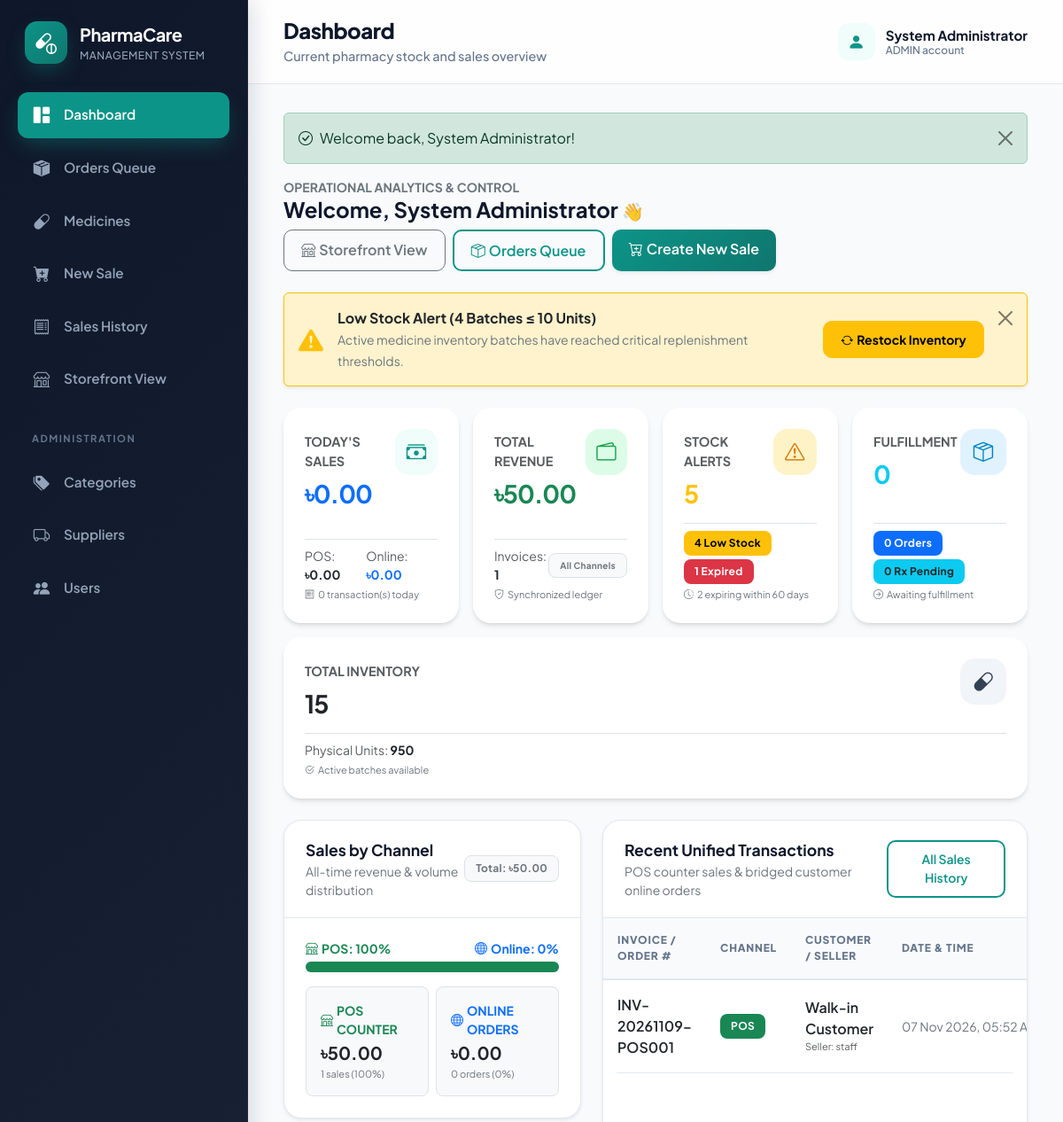
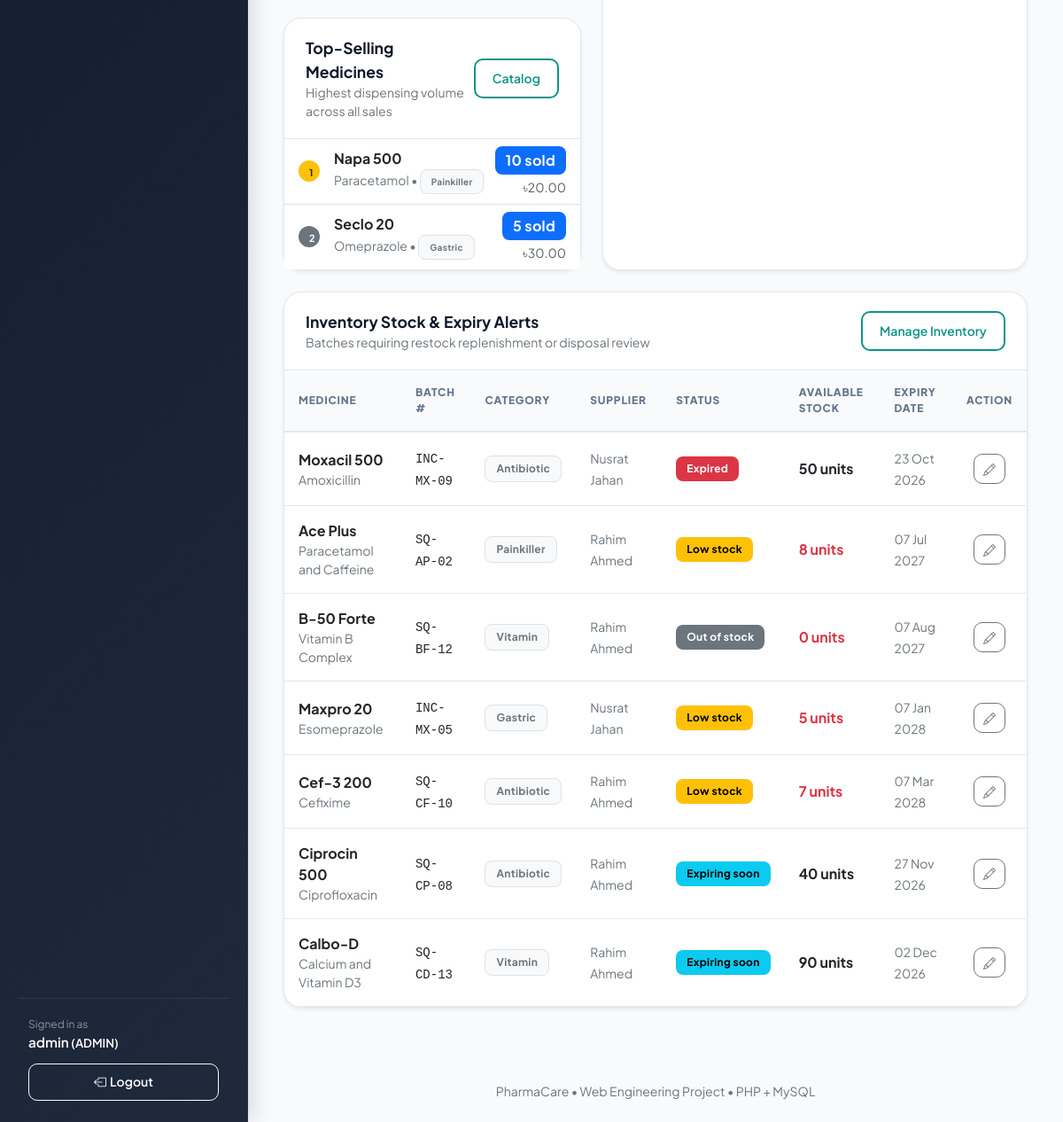
Screenshot of /index.php?page=dashboard (signed in) with the database file from the repository (2 pictures, top to bottom).
### tables this page shows
CREATE TABLE app_users (
    id INT AUTO_INCREMENT PRIMARY KEY,
    full_name VARCHAR(100) NOT NULL,
    username VARCHAR(50) NOT NULL UNIQUE,
    email VARCHAR(100) NULL UNIQUE,
    phone VARCHAR(30) NULL,
    address TEXT NULL,
    password VARCHAR(255) NOT NULL,
    role ENUM('ADMIN', 'STAFF', 'CUSTOMER') NOT NULL DEFAULT 'CUSTOMER',
    enabled TINYINT(1) NOT NULL DEFAULT 1,
    created_at DATETIME NOT NULL DEFAULT CURRENT_TIMESTAMP
);

CREATE TABLE medicines (
    id INT AUTO_INCREMENT PRIMARY KEY,
    name VARCHAR(120) NOT NULL,
    generic_name VARCHAR(120) NOT NULL,
    brand_name VARCHAR(120) NULL,
    batch_number VARCHAR(50) NOT NULL UNIQUE,
    medicine_type ENUM('TABLET', 'CAPSULE', 'SYRUP', 'INJECTION', 'CREAM', 'DROP', 'INHALER', 'OTHER') NOT NULL DEFAULT 'TABLET',
    purchase_price DECIMAL(10,2) NOT NULL,
    selling_price DECIMAL(10,2) NOT NULL,
    quantity INT NOT NULL DEFAULT 0,
    minimum_stock_level INT NOT NULL DEFAULT 10,
    manufacturing_date DATE NULL,
    expiry_date DATE NOT NULL,
    prescription_required TINYINT(1) NOT NULL DEFAULT 0,
    active TINYINT(1) NOT NULL DEFAULT 1,
    category_id INT NOT NULL,
    supplier_id INT NOT NULL,
    created_at DATETIME NOT NULL DEFAULT CURRENT_TIMESTAMP,
    CONSTRAINT fk_medicine_category FOREIGN KEY (category_id) REFERENCES categories(id) ON DELETE RESTRICT,
    CONSTRAINT fk_medicine_supplier FOREIGN KEY (supplier_id) REFERENCES suppliers(id) ON DELETE RESTRICT,
    INDEX idx_medicine_name (name),
    INDEX idx_medicine_generic (generic_name),
    INDEX idx_medicine_expiry (expiry_date)
);

CREATE TABLE sales (
    id INT AUTO_INCREMENT PRIMARY KEY,
    invoice_number VARCHAR(50) NOT NULL UNIQUE,
    sale_date DATETIME NOT NULL DEFAULT CURRENT_TIMESTAMP,
    customer_name VARCHAR(100) NULL,
    customer_phone VARCHAR(30) NULL,
    subtotal DECIMAL(10,2) NOT NULL,
    discount DECIMAL(10,2) NOT NULL DEFAULT 0.00,
    total_amount DECIMAL(10,2) NOT NULL,
    sold_by_id INT NOT NULL,
    channel VARCHAR(20) NOT NULL DEFAULT 'POS',
    order_id INT NULL,
    CONSTRAINT fk_sale_sold_by FOREIGN KEY (sold_by_id) REFERENCES app_users(id) ON DELETE RESTRICT,
    INDEX idx_sale_date (sale_date),
    INDEX idx_sale_channel (channel),
    INDEX idx_sale_order (order_id)
);

CREATE TABLE suppliers (
    id INT AUTO_INCREMENT PRIMARY KEY,
    name VARCHAR(100) NOT NULL,
    company_name VARCHAR(120) NULL,
    phone VARCHAR(30) NOT NULL,
    email VARCHAR(120) NULL,
    address VARCHAR(255) NULL,
    created_at DATETIME NOT NULL DEFAULT CURRENT_TIMESTAMP
);

### pages/dashboard.php (the view, shortened to what the rows shown need)
<?php
$summary = DashboardService::getSummary();
$topSelling = $summary['top_selling'];
$recentSales = $summary['recent_transactions'];
$alerts = $summary['inventory_alerts'];
?>
<div class="d-flex flex-wrap justify-content-between align-items-center gap-2 mb-4">
    <div>
        <div class="text-secondary small fw-bold text-uppercase">Operational Analytics &amp; Control</div>
        <h2 class="h4 mb-0 fw-bold">Welcome, <?= e(user()['full_name']) ?> <span class="fs-5">👋</span></h2>
    </div>
</div>
<div class="row g-4 mb-4">
    <div class="col-xl-5">
        <div class="card shadow-sm">
            <div class="card-body p-0">
                <?php if (!empty($topSelling)): ?>
                    <ul class="list-group list-group-flush">
                        <?php foreach ($topSelling as $rank => $item): ?>
                            <li class="list-group-item d-flex align-items-center justify-content-between px-3 py-2">
                                <div class="d-flex align-items-center gap-3">
                                    <span class="badge rounded-pill bg-<?= $rank === 0 ? 'warning text-dark' : ($rank === 1 ? 'secondary' : 'light text-dark border') ?>" style="width: 24px; height: 24px; display: grid; place-items: center; font-size: 11px;">
                                        <?= $rank + 1 ?>
                                    </span>
                                    <div>
                                        <strong class="d-block text-dark"><?= e($item['name']) ?></strong>
                                        <div class="small text-secondary">
                                            <?= e($item['generic_name']) ?> &bull; <span class="badge text-bg-light border text-secondary" style="font-size: 10px;"><?= e($item['category_name']) ?></span>
                                        </div>
                                    </div>
                                </div>
                                <div class="text-end">
                                    <span class="badge text-bg-primary fs-6"><?= number_format((int)$item['total_units_sold']) ?> sold</span>
                                    <div class="small text-muted mt-1"><?= money($item['total_revenue_generated']) ?></div>
                                </div>
                            </li>
                        <?php endforeach; ?>
                    </ul>
                <?php endif; ?>
            </div>
        </div>
    </div>
    <div class="col-xl-7">
        <div class="card shadow-sm h-100">
            <div class="table-responsive">
                <table class="table align-middle table-hover mb-0">
                    <thead class="table-light">
                        <tr>
                            <th>Invoice / Order #</th>
                            <th>Channel</th>
                            <th>Customer / Seller</th>
                            <th>Date &amp; Time</th>
                        </tr>
                    </thead>
                    <tbody>
                        <?php foreach ($recentSales as $sale): ?>
                            <tr>
                                <td>
                                    <a class="fw-semibold text-dark text-decoration-none" href="<?= e(url('invoice', ['id' => $sale['id']])) ?>">
                                        <?= e($sale['invoice_number']) ?>
                                    </a>
                                </td>
                                <td>
                                    <?php if ($sale['channel'] === 'ONLINE'): ?>
                                        <span class="badge text-bg-primary">ONLINE</span>
                                    <?php else: ?>
                                        <span class="badge text-bg-success">POS</span>
                                    <?php endif; ?>
                                </td>
                                <td>
                                    <div class="fw-semibold text-dark"><?= e($sale['customer_name'] ?: 'Counter Walk-in') ?></div>
                                    <div class="small text-muted" style="font-size: 11px;">
                                        Seller: <?= e($sale['seller_name'] ?? 'System') ?>
                                    </div>
                                </td>
                                <td>
                                    <span class="text-nowrap small text-secondary">
                                        <?= e(nice_date($sale['sale_date'], true)) ?>
                                    </span>
                                </td>
                            </tr>
                        <?php endforeach; ?>
                    </tbody>
                </table>
            </div>
        </div>
    </div>
</div>
<div class="card shadow-sm mb-4">
    <div class="table-responsive">
        <table class="table align-middle table-hover mb-0">
            <thead class="table-light">
                <tr>
                    <th>Medicine</th>
                    <th>Batch #</th>
                    <th>Category</th>
                    <th>Supplier</th>
                    <th>Status</th>
                    <th>Available Stock</th>
                    <th>Expiry Date</th>
                    <th class="text-center">Action</th>
                </tr>
            </thead>
            <tbody>
                <?php foreach ($alerts as $m): ?>
                    <tr>
                        <td>
                            <strong class="text-dark"><?= e($m['name']) ?></strong>
                            <div class="small text-secondary"><?= e($m['generic_name']) ?></div>
                        </td>
                        <td>
                            <code class="text-dark"><?= e($m['batch_number']) ?></code>
                        </td>
                        <td>
                            <span class="badge text-bg-light border text-secondary"><?= e($m['category_name']) ?></span>
                        </td>
                        <td>
                            <span class="small text-secondary"><?= e($m['supplier_name'] ?? '—') ?></span>
                        </td>
                        <td>
                            <span class="badge text-bg-<?= e(status_badge($m['computed_status'])) ?>">
                                <?= e(status_label($m['computed_status'])) ?>
                            </span>
                        </td>
                        <td>
                            <span class="fw-bold <?= (int)$m['quantity'] <= 10 ? 'text-danger' : 'text-dark' ?>">
                                <?= e((string)$m['quantity']) ?> units
                            </span>
                        </td>
                        <td>
                            <span class="small text-secondary"><?= e(nice_date($m['expiry_date'])) ?></span>
                        </td>
                        <td class="text-center">
                            <?php if (is_admin()): ?>
                                <a href="<?= e(url('medicine_form', ['id' => $m['id']])) ?>" class="btn btn-sm btn-outline-secondary" title="Edit Batch">
                                    <i class="bi bi-pencil"></i>
                                </a>
                            <?php else: ?>
                                <a href="<?= e(url('medicines', ['keyword' => $m['batch_number']])) ?>" class="btn btn-sm btn-outline-secondary" title="View Batch">
                                    <i class="bi bi-eye"></i>
                                </a>
                            <?php endif; ?>
                        </td>
                    </tr>
                <?php endforeach; ?>
            </tbody>
        </table>
    </div>
</div>

### includes/header.php (shortened to what the rows shown need)
<?php
$heading = page_title($page);
$subtitles = [
 'dashboard' => 'Current pharmacy stock and sales overview',
 'orders' => 'Fulfill customer orders, review prescriptions, and manage dispatch queue',
 'order_detail' => 'Review order items, verify doctor prescriptions, and manage status transitions',
 'my_orders' => 'Track your active orders and review previous medication orders',
 'medicines' => 'Search stock, prices, batch and expiry information',
 'medicine_form' => 'Enter medicine, stock, price and expiry details',
 'sale_form' => 'Select medicines and generate an invoice',
 'sales' => 'Review completed sales and print invoices',
 'invoice' => 'Printable receipt for the completed sale',
 'categories' => 'Organize medicines into searchable groups',
 'suppliers' => 'Manage supplier and contact information',
 'users' => 'Create staff accounts and control access',
 'catalog' => 'Browse, search, and order available medicines online',
 'cart' => 'Review selected medicines and adjust quantities',
 'checkout' => 'Provide delivery address and confirm your order',
 'order_confirmation' => 'Order placed successfully and queued for dispensary review',
 'profile' => 'Manage your customer profile and delivery address',
 'register' => 'Create a customer account to order medicines online'
];
if (!user()) {
    $links = [
        ['catalog', 'capsule-pill', 'Browse Medicines', 'catalog'],
    ];
    $brandUrl = url('catalog');
    $brandSubtitle = 'Online Storefront';
} else {
    $brandUrl = url('dashboard');
    $brandSubtitle = 'Management System';
}
?>
<!doctype html><html lang="en"><head>
<link href="https://cdn.jsdelivr.net/npm/bootstrap@5.3.3/dist/css/bootstrap.min.css" rel="stylesheet">
<link href="https://cdn.jsdelivr.net/npm/bootstrap-icons@1.11.3/font/bootstrap-icons.min.css" rel="stylesheet">
<link rel="stylesheet" href="assets/css/app.css"></head><body>
<aside class="app-sidebar">
 <a class="brand" href="<?=e($brandUrl)?>"><span class="brand-mark"><i class="bi bi-capsule-pill"></i></span><span><strong>PharmaCare</strong><small><?=e($brandSubtitle)?></small></span></a>
 <?php if (user()): ?>
  <div class="sidebar-footer">
   <div class="small text-white-50">Signed in as</div>
   <div class="fw-semibold text-white text-truncate"><?=e(user()['username'])?> <small>(<?=e(user()['role'])?>)</small></div>
   <form method="post" action="actions.php"><input type="hidden" name="action" value="logout"><?=csrf_field()?><button class="btn btn-sm btn-outline-light w-100" type="submit"><i class="bi bi-box-arrow-left me-1"></i><span>Logout</span></button></form>
  </div>
 <?php endif; ?>
</aside>
<div class="app-main">
 <header class="app-topbar">
  <div class="d-flex align-items-center gap-3">
   <div><h1><?=e($heading)?></h1><p><?=e($subtitles[$page]??'PharmaCare Management System')?></p></div>
  </div>
  <?php if (user()): ?>
   <div class="d-flex align-items-center gap-2">
    <div class="topbar-user"><span class="avatar"><i class="bi bi-person-fill"></i></span><span><strong><?=e(user()['full_name'])?></strong><small><?=e(user()['role'])?> account</small></span></div>
   </div>
  <?php endif; ?>
 </header>
 <main class="content">

### rows the page displays
app_users: role "MANAGEMENT SYSTEM", username "admin", role "ADMIN", full_name "System Administrator"
medicines: name "Napa 500", generic_name "Paracetamol", category_name "Painkiller", total_units_sold "10", total_revenue_generated "৳20.00"
medicines: name "Seclo 20", generic_name "Omeprazole", category_name "Gastric", total_units_sold "5", total_revenue_generated "৳30.00"
sales: invoice_number "INV-20261109-POS001", channel "POS", customer_name "Walk-in Customer", sold_by.username "staff", sale_date "07 Nov 2026, 05:52…"
medicines: name "Moxacil 500", generic_name "Amoxicillin", batch_number "INC-MX-09", category_name "Antibiotic", supplier.name "Nusrat Jahan", computed_status "Expired", quantity "50", expiry_date "23 Oct 2026"
medicines: name "Ace Plus", generic_name "Paracetamol and Caffeine", batch_number "SQ-AP-02", category_name "Painkiller", supplier.name "Rahim Ahmed", computed_status "Low stock", quantity "8", expiry_date "07 Jul 2027"
medicines: name "B-50 Forte", generic_name "Vitamin B Complex", batch_number "SQ-BF-12", category_name "Vitamin", supplier.name "Rahim Ahmed", computed_status "Out of stock", quantity "0", expiry_date "07 Aug 2027"
medicines: name "Maxpro 20", generic_name "Esomeprazole", batch_number "INC-MX-05", category_name "Gastric", supplier.name "Nusrat Jahan", computed_status "Low stock", quantity "5", expiry_date "07 Jan 2028"
medicines: name "Cef-3 200", generic_name "Cefixime", batch_number "SQ-CF-10", category_name "Antibiotic", supplier.name "Rahim Ahmed", computed_status "Low stock", quantity "7", expiry_date "07 Mar 2028"
medicines: name "Ciprocin 500", generic_name "Ciprofloxacin", batch_number "SQ-CP-08", category_name "Antibiotic", supplier.name "Rahim Ahmed", computed_status "Expiring soon", quantity "40", expiry_date "27 Nov 2026"
medicines: name "Calbo-D", generic_name "Calcium and Vitamin D3", batch_number "SQ-CD-13", category_name "Vitamin", supplier.name "Rahim Ahmed", computed_status "Expiring soon", quantity "90", expiry_date "02 Dec 2026"

### other values shown
$label "Dashboard"
$label "Orders Queue"
$label "Medicines"
$label "New Sale"
$label "Sales History"
$label "Storefront View"
$label "ADMINISTRATION"
$label "Categories"
$label "Suppliers"
$label "Users"
$heading "Dashboard"
$subtitles[$page] "Current pharmacy stock and sales overview"
$f['text'] "Welcome back, System Administrator!"
$inv['low_stock_count'] "4"
money($fin['today_total_sales']) "৳0.00"
